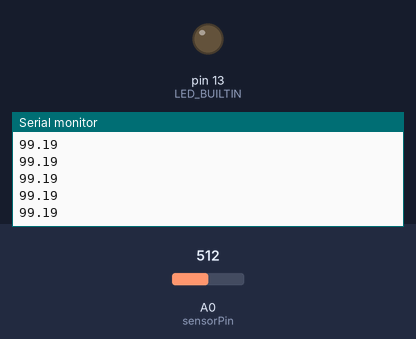
Bench run of a sketch on a simulated Arduino Uno, built with avr-gcc and run on an emulated ATmega328P. Parts: output pins drawn as LEDs (lit = HIGH), the last lines printed to the serial monitor. Inputs (shaded band) come from the test bench; at power-on: A0 (sensorPin) = 512.

Above: at 1.2 s.
1.3 s: A0 (sensorPin) set to 1007
At 2.0 s:
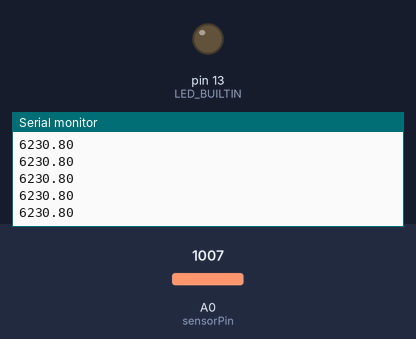
2.8 s: A0 (sensorPin) set to 1023
At 3.8 s:
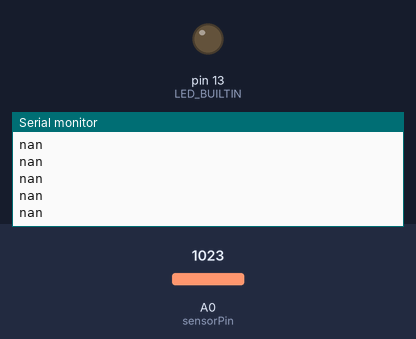
Timing chart, 0 to 5.8 s (numbered marks = the images above; inputs shaded):
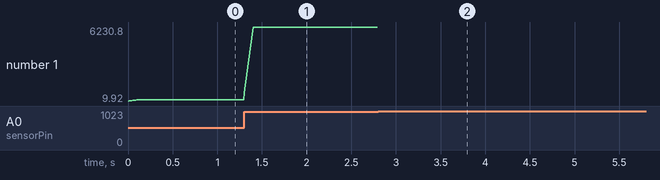

Measured:
- the behaviour switches between 1022 and 1023 on A0 (sensorPin) (found by bisection; images 1 and 2)
- after the input at 1.3 s, the serial monitor: prints a new line at once (image 1)
- after the input at 2.8 s, the serial monitor: prints a new line at once (image 2)
- plotted number 1: 99.19 → 6230.8 after the input at 1.3 s

The sketch:

arduino_ohmmeter.ino
```cpp
const int sensorPin = A0;  // Analog input pin that senses Vout
int sensorValue = 0;       // sensorPin default value
float Vin = 5;             // Input voltage
float Vout = 0;            // Vout default value
float Rref = 99;          // Reference resistor's value in ohms (you can give this value in kiloohms or megaohms - the resistance of the tested resistor will be given in the same units)
float R = 0;               // Tested resistors default value
float ohms[10];
int i = 0;
float sumR = 0;
String x = "";

void setup ()
{
  Serial.begin(9600);      // Initialize serial communications at 9600 bps
  Serial.setTimeout(1);
  pinMode(LED_BUILTIN, OUTPUT);
}

void loop ()
{
  sensorValue = analogRead(sensorPin);  // Read Vout on analog input pin A0 (Arduino can sense from 0-1023, 1023 is 5V)
  Vout = (Vin * sensorValue) / 1023;    // Convert Vout to volts
  R = Rref * (1 / ((Vin / Vout) - 1));  // Formula to calculate tested resistor's value

  sumR = sumR - ohms[i] + R;

  ohms[i] = R;

  //if (Serial.available())
  //{
  //  x = Serial.readString();
  //  if (x.charAt(0) == 'r')
      Serial.println(sumR/10);                    // Give calculated resistance in Serial Monitor

    //digitalWrite(LED_BUILTIN, HIGH);  // turn the LED on (HIGH is the voltage level)
    //delay(1000);                      // wait for a second
    //digitalWrite(LED_BUILTIN, LOW);   // turn the LED off by making the voltage LOW
    //delay(1000);                      // wait for a second
  //}
  i++;
  if(i == 10)
  {
    i = 0;
  }
  //Serial.print("R: ");
  //Serial.print(R);                    // Give calculated resistance in Serial Monitor
  //Serial.println(" k-Ohm");
  delay(10);                          // Delay in milliseconds between reeds
}
```
